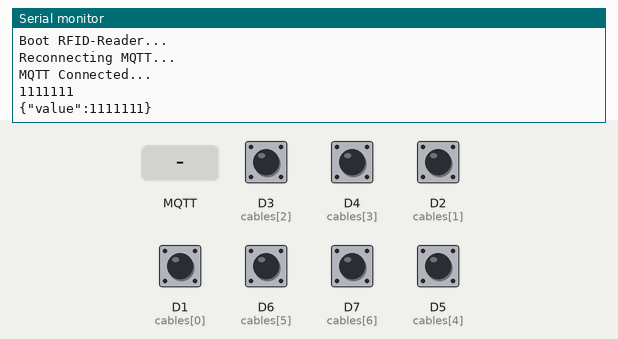
The sketch below on a simulated ESP8266 (NodeMCU). Parts: the last lines printed to the serial monitor. Inputs (shaded band) come from the test bench; at power-on: D1 (cables[0]), D2 (cables[1]), D3 (cables[2]), D4 (cables[3]), D5 (cables[4]), D6 (cables[5]), D7 (cables[6]) HIGH. WiFi joins after 1.5 s; servers stay silent unless stated; no MQTT or app messages arrive unless stated.

Above: at 2.7 s.
2.8 s: MQTT message "1" arrives on the first subscribed topic
At 3.9 s:
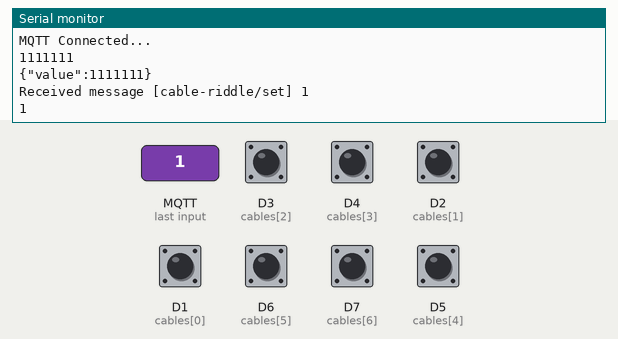
4.5 s: MQTT message "on" arrives on the first subscribed topic
At 5.1 s:
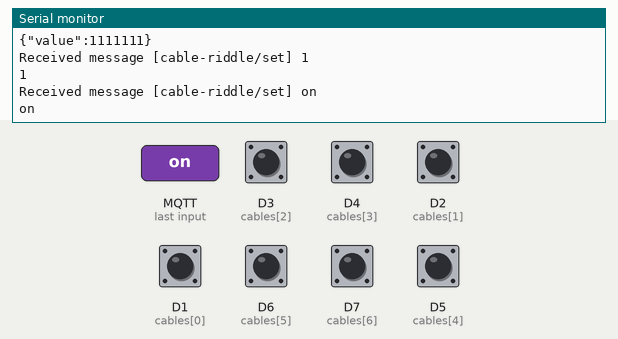
6.0 s: MQTT message "off" arrives on the first subscribed topic
At 7.2 s:
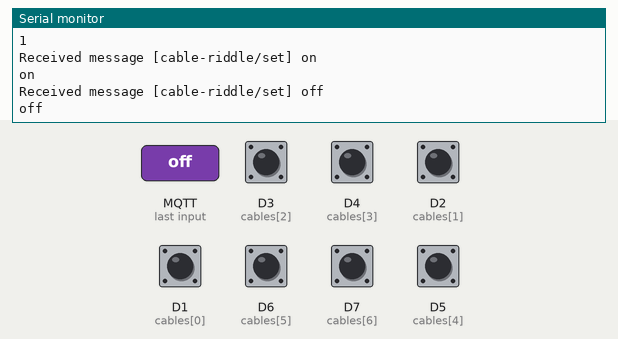
7.5 s: D3 (cables[2]) pulled LOW for 0.15 s
At 8.3 s:
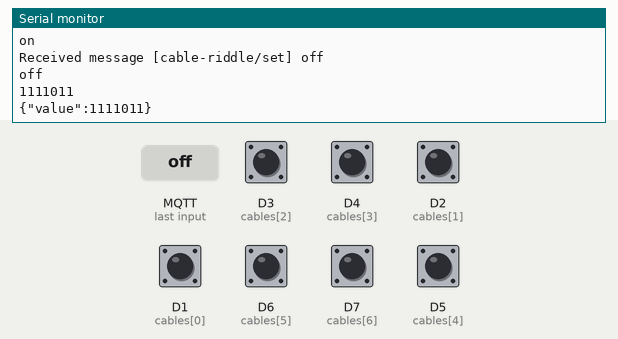
9.1 s: D4 (cables[3]) pulled LOW for 1 s
At 10.9 s:
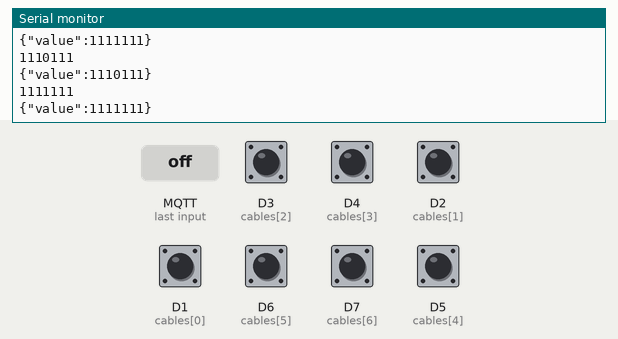
11.6 s: D2 (cables[1]) pulled LOW for 0.15 s
At 13.6 s:
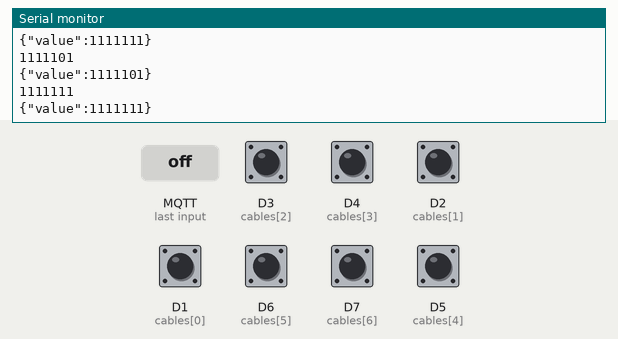
Timing chart, 0 to 14.2 s (numbered marks = the images above; inputs shaded):
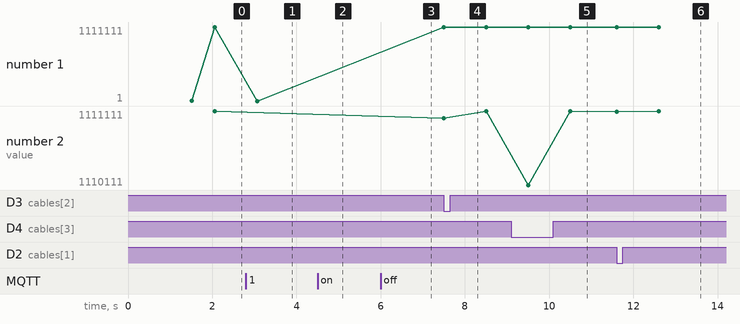

The sketch:

cable_riddle.ino
```cpp
#include <ESP8266WiFi.h>
#include <PubSubClient.h>
#include <string.h>
#include <ArduinoJson.h>

// Configuration of WLAN
const char* SSID = "intia";
const char* PSK = "BuntesLicht10";

WiFiClient espClient;

//Configuration for MQTT
const char* MQTT_BROKER = "intia.local";
const char* TOPIC = "cable-riddle"; // Publish topic
const char* TOPIC_SUB = "cable-riddle/set"; // Subscribe topic

PubSubClient client(espClient);

const int capacity = JSON_OBJECT_SIZE(50);
StaticJsonDocument<capacity> doc;

// Cable pins
const int cable_amount=7;
const int cables[7] = {D1, D2, D3, D4, D5, D6, D7};
int cable_sum =0;

void setup() {

  setup_wifi();
  client.setServer(MQTT_BROKER, 1883);
  client.setCallback(callback);

  Serial.begin(115200);
  Serial.println("Boot RFID-Reader...");

  // Set cables
  for(int i=0; i<cable_amount;i++){
    pinMode(cables[i],INPUT_PULLUP);
  }
}

void loop() {
  if (!client.connected()) {
    delay(500);
    reconnect();
  }
  client.loop();

  if(calcCables() != cable_sum){
     cable_sum = calcCables();
    Serial.println(cable_sum);
    doc["value"]=cable_sum;

    char message[256];
    serializeJson(doc, message);
    Serial.println(message);
    client.publish(TOPIC, message);
    delay(1000);
  }
}

int calcCables(){
  int factor = 1;
  int sum=0;
  for(int i=0;i<cable_amount;i++){
    int val = digitalRead(cables[i]);
    sum = factor*val + sum;
    factor*=10;
  }
  return sum;
}


void callback(char* topic, byte* payload, unsigned int length) {
  Serial.print("Received message [");
  Serial.print(topic);
  Serial.print("] ");
  char msg[length + 1];
  for (int i = 0; i < length; i++) {
    Serial.print((char)payload[i]);
    msg[i] = (char)payload[i];
  }
  Serial.println();

  msg[length] = '\0';
  Serial.println(msg);
}
void setup_wifi() {
  delay(10);
  Serial.println();
  Serial.print("Connecting to ");
  Serial.println(SSID);
  WiFi.hostname("Cable-Riddle");
  WiFi.begin(SSID, PSK);

  while (WiFi.status() != WL_CONNECTED) {
    delay(500);
    Serial.print(".");
  }

  Serial.println("");
  Serial.println("WiFi connected");
  Serial.println("IP address: ");
  Serial.println(WiFi.localIP());
}
void reconnect() {
  while (!client.connected()) {
    Serial.println("Reconnecting MQTT...");
    if (!client.connect("cable_riddle")) {
      Serial.print("failed, rc=");
      Serial.print(client.state());
      Serial.println(" retrying in 5 seconds");
      delay(5000);
    }
  }
  client.subscribe(TOPIC_SUB);
  Serial.println("MQTT Connected...");
}
```

Measured:
- after the input at 2.8 s, the serial monitor: prints a new line after 0.26 s (image 1)
- after the input at 4.5 s, the serial monitor: prints a new line at once (image 2)
- after the input at 6.0 s, the serial monitor: prints a new line at once (image 3)
- after the input at 7.5 s, the serial monitor: prints a new line at once (image 4)
- after the input at 9.1 s, the serial monitor: prints a new line after 0.40 s (image 5)
- after the input at 11.6 s, the serial monitor: prints a new line at once (image 6)
- plotted number 1: 1111111 → 1 after the input at 2.8 s, 1 → 1111111 after the input at 7.5 s
